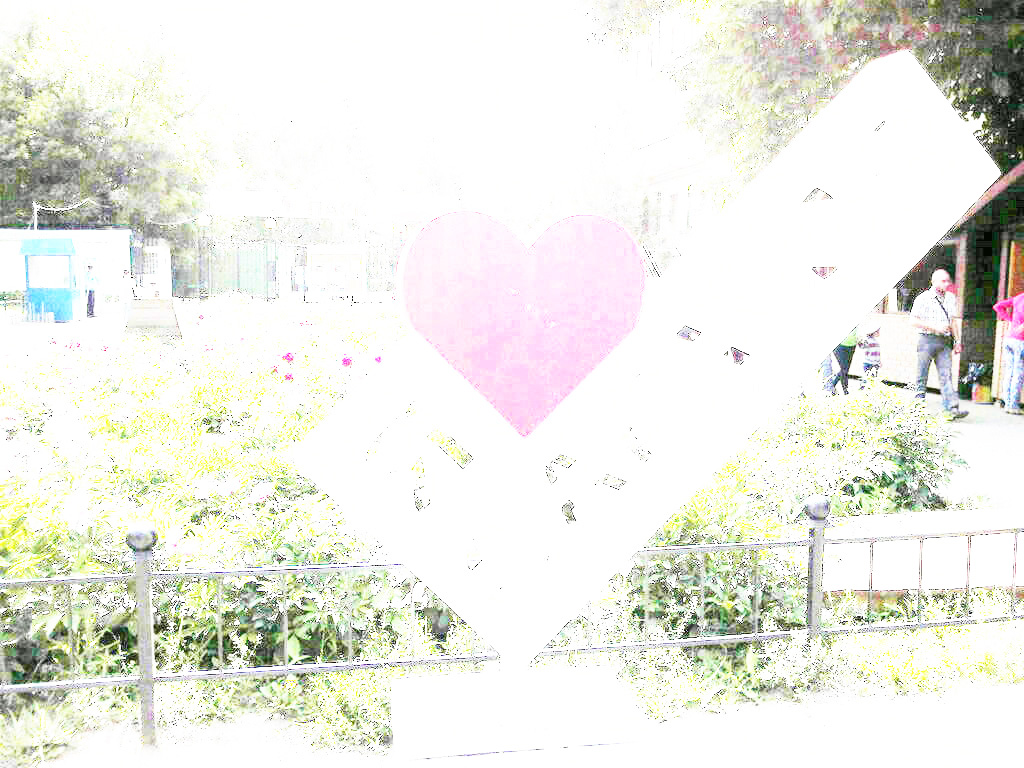
#> input picture 1/1.jpg, 1024 x 768 px; its folder holds only this picture in this run
$ jupyter execute Task_1.ipynb
#> lines starting #> are read from the running program, lines starting #| are printed output that depends on the picture
#> further down, image is the input picture: shape (768, 1024, 3); mean B, G, R 228.5, 236.1, 235.6
[cell 1]
import os
import cv2
import numpy
from matplotlib import pyplot as plt
import math

[cell 2]
left_bound = 600
right_bound = 2500
bottom_bound = 300
top_bound = 1500
data_dir = '1/'
ev = []
startv = 2.0
cur_ev = 2.17
avg_brightness = []

def get_average_brightness(img, left_bound, right_bound, bottom_bound, top_bound):
#> called with left_bound = 600, right_bound = 2500, bottom_bound = 300, top_bound = 1500
  if right_bound < left_bound or top_bound < bottom_bound:
    raise Exception('Wrong bounds!')
  gray_image = cv2.cvtColor(img, cv2.COLOR_BGR2GRAY)
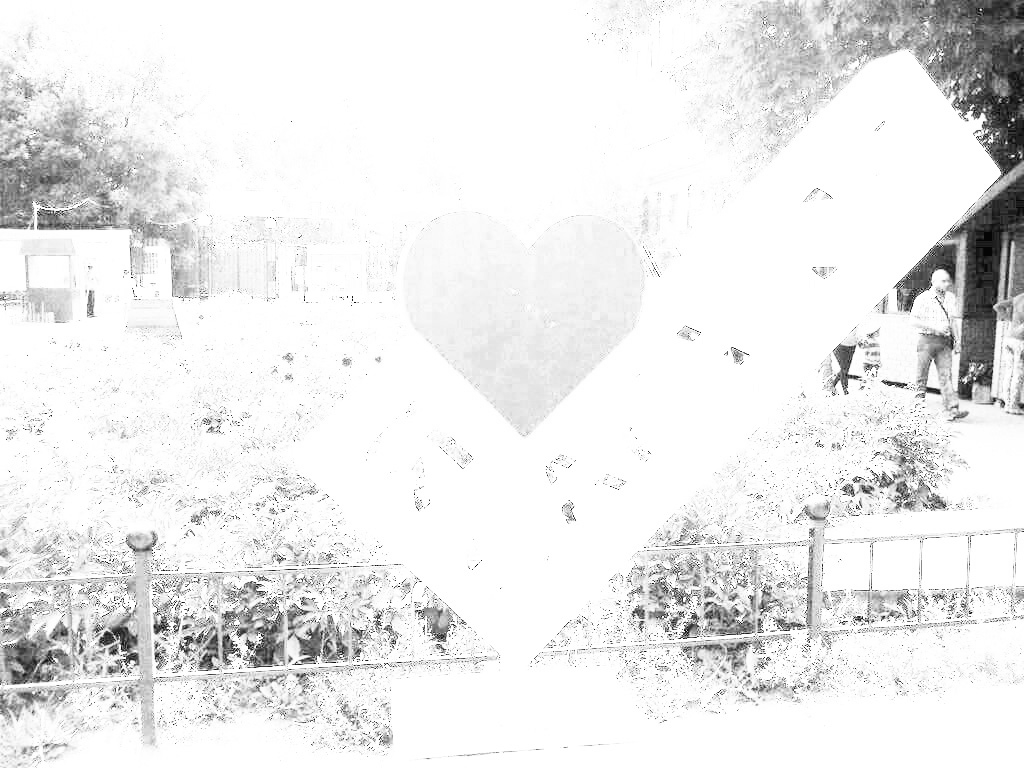
#> gray_image: shape (768, 1024); min 0, max 255, mean 235.1
  cropped_image = gray_image[bottom_bound:top_bound, left_bound:right_bound]
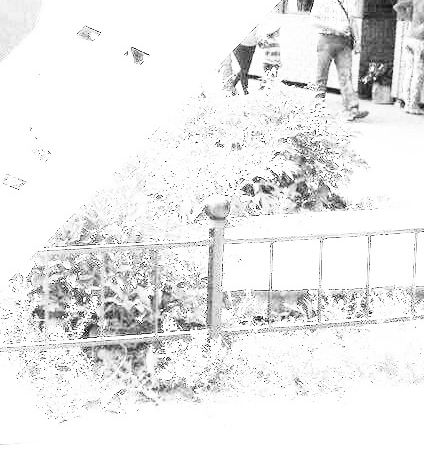
#> cropped_image: shape (468, 424); min 0, max 255, mean 235.1
  h, w = cropped_image.shape
#> h = 468; w = 424
  denom = h * w
#> denom = 198432
  nom = 0
  for i in range(h):
    for k in range(w):
      nom += cropped_image[i, k]
#> after the loop, nom = 46644226
  return nom / denom

for filename in os.listdir(data_dir):
  print(f'process {filename}')

  cur_ev = startv - (0.17 * ((int)(filename.split('.')[0]) - 1))
  ev.append(cur_ev)
  image = cv2.imread(data_dir + filename)
  avg_brightness.append(math.log(get_average_brightness(image, left_bound, right_bound, bottom_bound, top_bound)))

[ev, avg_brightness]
#> Out = [[2], [5.46]]

[cell 3]
plt.scatter(ev,avg_brightness)
plt.xlabel('EV')
plt.ylabel('Log(Avg brightness)')
plt.grid()
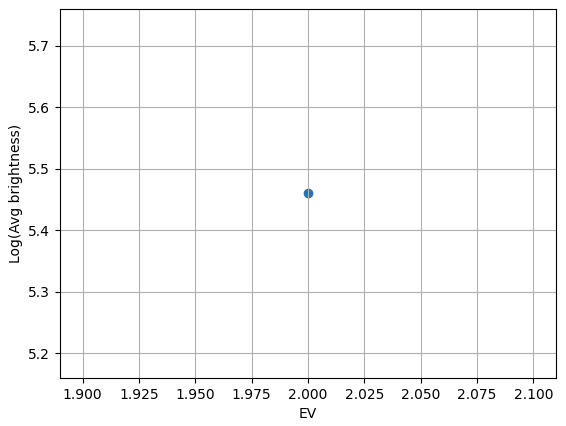
#> figure drawn by matplotlib, 1 panel

$ run again, on 1/13.jpg
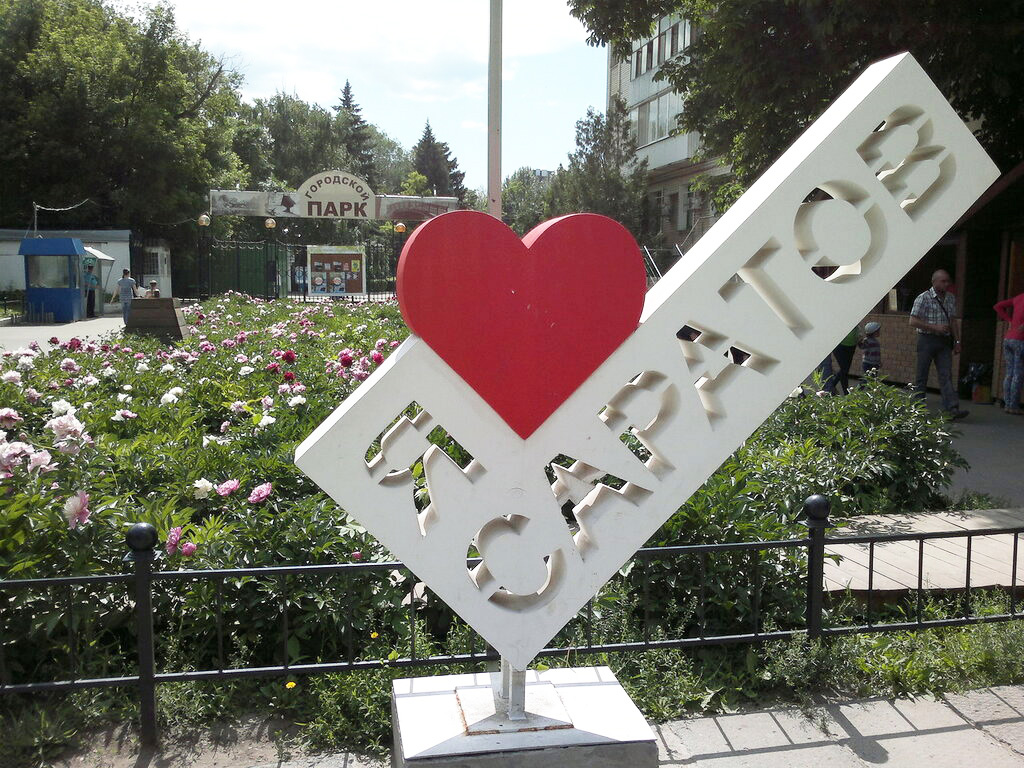
#> input picture 1/13.jpg, 1024 x 768 px
#> image is the input picture: shape (768, 1024, 3); mean B, G, R 105.9, 116.1, 118.5
#> in get_average_brightness, `cropped_image = gray_image[bottom_bound:top_bound, left_bound:right_bo..`:
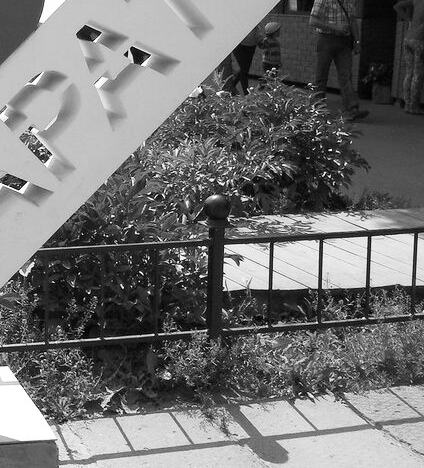
#> cropped_image: shape (468, 424); min 0, max 255, mean 114.1
#> after the loop in get_average_brightness, `for i in range(h):`: nom = 22643694
#> Out = [[-0.04], [4.74]]
#> `[cell 3] plt.scatter(ev,avg_brightness) plt.xlabel('EV') plt.ylabel('L..`:
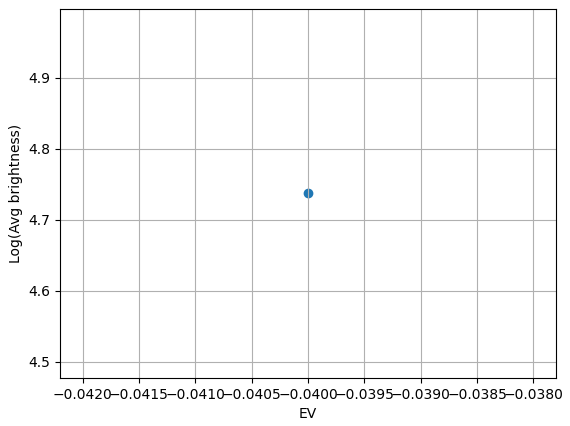
#> figure drawn by matplotlib, 1 panel
